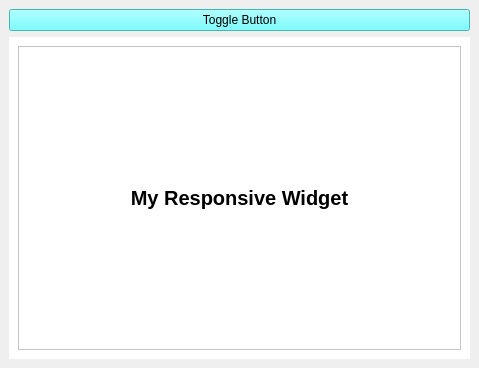
<?xml version="1.0" encoding="UTF-8"?>
<ui version="4.0">
 <class>MainWindow</class>
 <widget class="QMainWindow" name="MainWindow">
  <property name="geometry">
   <rect>
    <x>0</x>
    <y>0</y>
    <width>479</width>
    <height>368</height>
   </rect>
  </property>
  <property name="windowTitle">
   <string>MainWindow</string>
  </property>
  <property name="styleSheet">
   <string notr="true">color: rgb(0, 0, 0);</string>
  </property>
  <widget class="QWidget" name="centralwidget">
   <layout class="QVBoxLayout" name="verticalLayout_3">
    <item>
     <widget class="QPushButton" name="my_toggle_button">
      <property name="styleSheet">
       <string notr="true">background-color: rgb(85, 255, 255);</string>
      </property>
      <property name="text">
       <string>Toggle Button</string>
      </property>
      <property name="icon">
       <iconset resource="icons.qrc">
        <normaloff>:/icons/icons/arrow-down.svg</normaloff>:/icons/icons/arrow-down.svg</iconset>
      </property>
     </widget>
    </item>
    <item>
     <widget class="QCustomSlideMenu" name="widget" native="true">
      <property name="styleSheet">
       <string notr="true">background-color: rgb(255, 255, 255);</string>
      </property>
      <layout class="QVBoxLayout" name="verticalLayout">
       <item>
        <widget class="QFrame" name="frame">
         <property name="frameShape">
          <enum>QFrame::StyledPanel</enum>
         </property>
         <property name="frameShadow">
          <enum>QFrame::Raised</enum>
         </property>
         <layout class="QVBoxLayout" name="verticalLayout_2">
          <item>
           <widget class="QLabel" name="label">
            <property name="font">
             <font>
              <pointsize>15</pointsize>
              <weight>75</weight>
              <bold>true</bold>
             </font>
            </property>
            <property name="text">
             <string>My Responsive Widget</string>
            </property>
            <property name="alignment">
             <set>Qt::AlignCenter</set>
            </property>
           </widget>
          </item>
         </layout>
        </widget>
       </item>
      </layout>
     </widget>
    </item>
   </layout>
  </widget>
 </widget>
 <customwidgets>
  <customwidget>
   <class>QCustomSlideMenu</class>
   <extends>QWidget</extends>
   <header location="global">Custom_Widgets.QCustomSlideMenu.h</header>
   <container>1</container>
  </customwidget>
 </customwidgets>
 <resources>
  <include location="icons.qrc"/>
 </resources>
 <connections/>
</ui>
